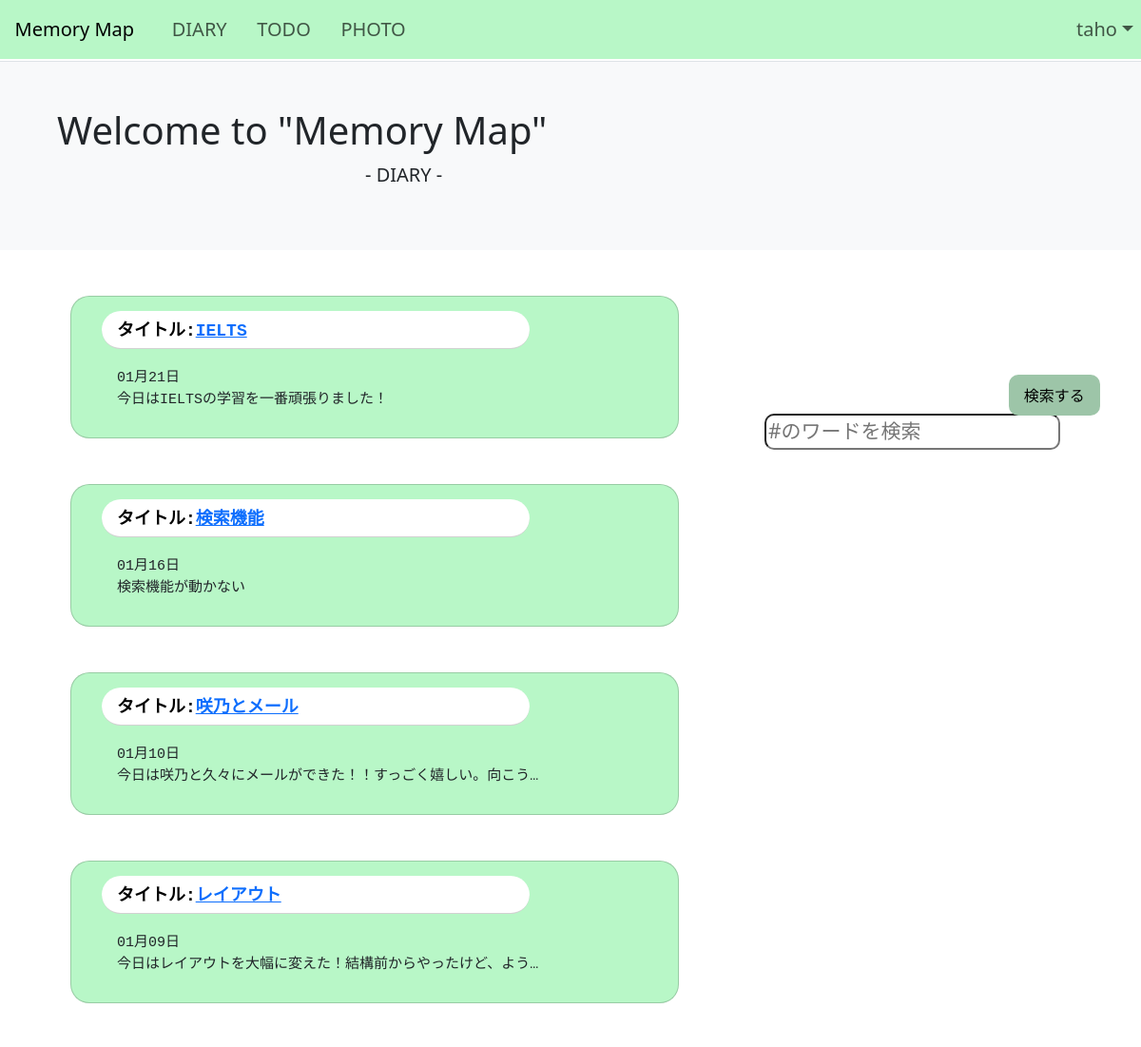
Page /spdiary/list/ (signed in, upper part) on the earlier database version.
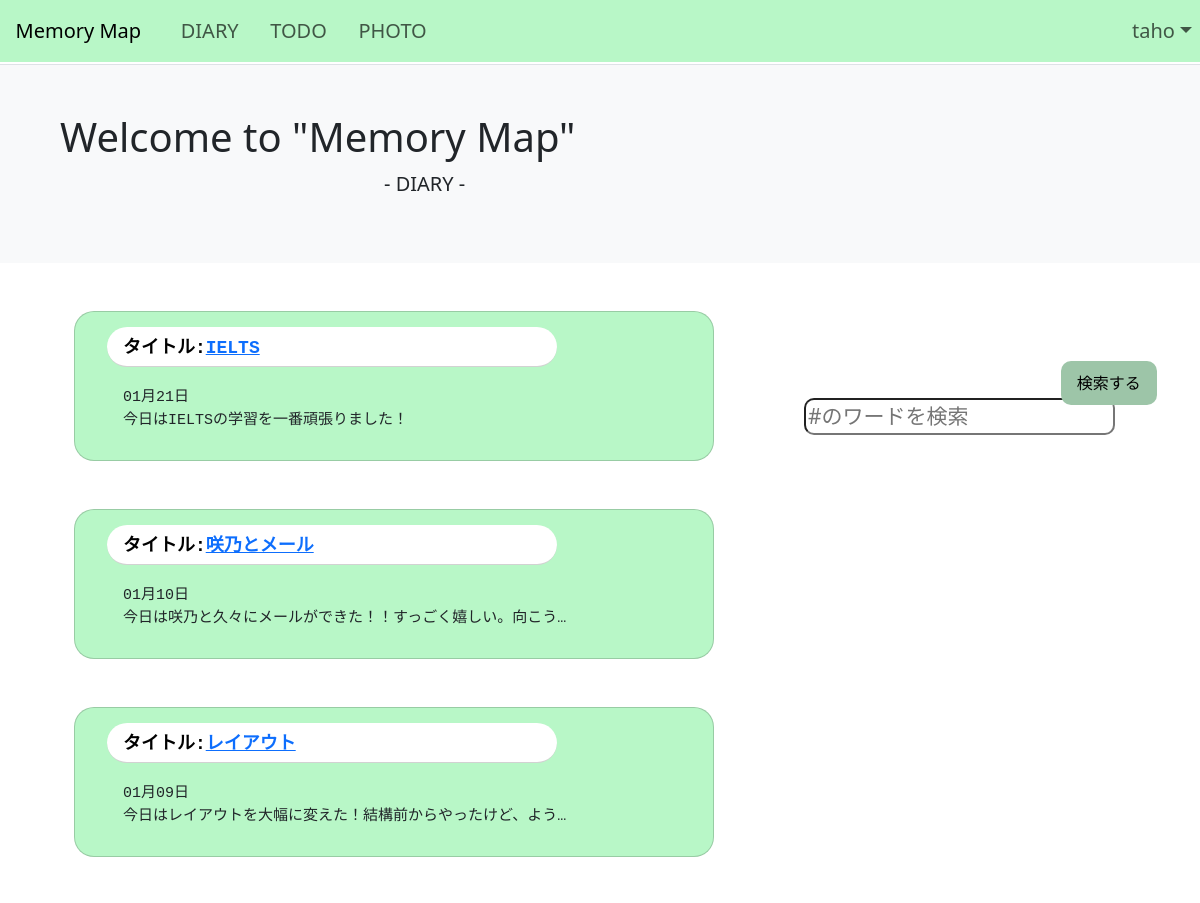
Same page on the later database version.
### spdiary/models.py (models this page shows, shortened)
class Diary(models.Model):
    id = models.UUIDField(primary_key=True, default=uuid.uuid4, editable=False)#自動でつく
    date = models.DateField(verbose_name='日付', default=timezone.now)#日付
    title = models.CharField(verbose_name='タイトル', max_length=255)#日付のタイトル
    text = models.TextField(verbose_name='本文',blank=True,null=True,max_length=1000)#日付の本文
    created_at = models.DateTimeField(verbose_name='作成日時', default=timezone.now)#作成日時
    updated_at = models.DateTimeField(verbose_name='編集日時', blank=True, null=True)#編集日時
    tagname = models.CharField(verbose_name='タグ', max_length=40,null=True,blank=True)#タグを書くスペース
    tag = models.ManyToManyField(Tag)
    user = models.ForeignKey(User, on_delete=models.CASCADE)

### spdiary/views.py (the view)
# urls.py: path('list/', DiaryListView.as_view(), name='list'),
class DiaryListView(LoginRequiredMixin,generic.ListView):
    template_name = 'diary/list.html'
    model = Diary
    def get_queryset(self):
        tag = self.request.GET.get('tag')
        if tag and self.request.user.is_active:
            diary_list = Diary.objects.filter(
                tag__name__icontains=tag,user=self.request.user)
        elif not tag and self.request.user.is_active:
            diary_list = Diary.objects.filter(user=self.request.user).order_by('-date')
        else:
            diary_list = Diary.objects.none()
        return diary_list

### templates/diary/list.html (shortened to what this page needs)
{% extends './base.html' %}
{% block content %}
<link rel="stylesheet" href="https://cdn.jsdelivr.net/npm/@fortawesome/fontawesome-free@6.4.2/css/fontawesome.min.css">
<body>
<body>
  <div class="bg-light p-3 p-sm-5 mb-4 border-top">
    <div class="container">
      <h1 class="display-6">Welcome to "Memory Map"</h1>
      <p style="font-size:20px; padding-left:30%;">- DIARY -</p>
    </div>
  </div>
  <div class="container">
    <form action="" method="get">
      <input name="tag" value="{{ request.GET.tag }}" type="text" placeholder="#のワードを検索"/>
      <button type="submit"class="button">検索する</button>
    </form>
    <ul>
    {% for diary in diary_list %}
    <div class="card my-5" style="width: 40rem;height: 150px; border-radius: 20px; background-color: #b8f7c7;">
        <div class="card-header" style="border-radius: 40px; top:10%; left:5%;"><strong>タイトル:<a href="{% url 'spdiary:detail' diary.id %}">{{diary.title}}</a></strong></div>
        <div class="card-body" style="position:absolute; left:5%; top:40%; font-size:15px; font-family: monospace;">{{ diary.date|date:" m月d日" }}<br>{{ diary.text|truncatechars_html:30|linebreaksbr}}</div>
    </div>
    {% endfor %}
    </ul>
  </div>
</body>
{% endblock %}

Differences in the rows shown:
removed Diary: title "検索機能", date "01月16日", text "検索機能が動かない"
